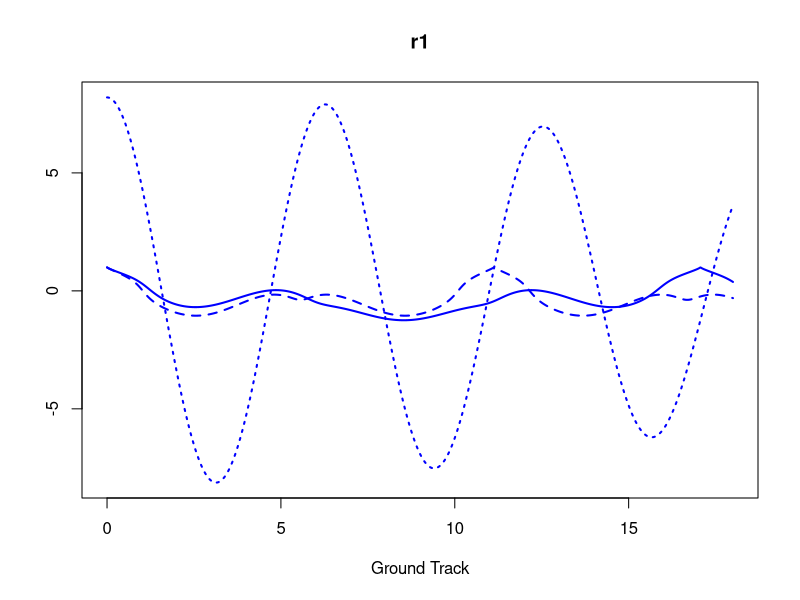
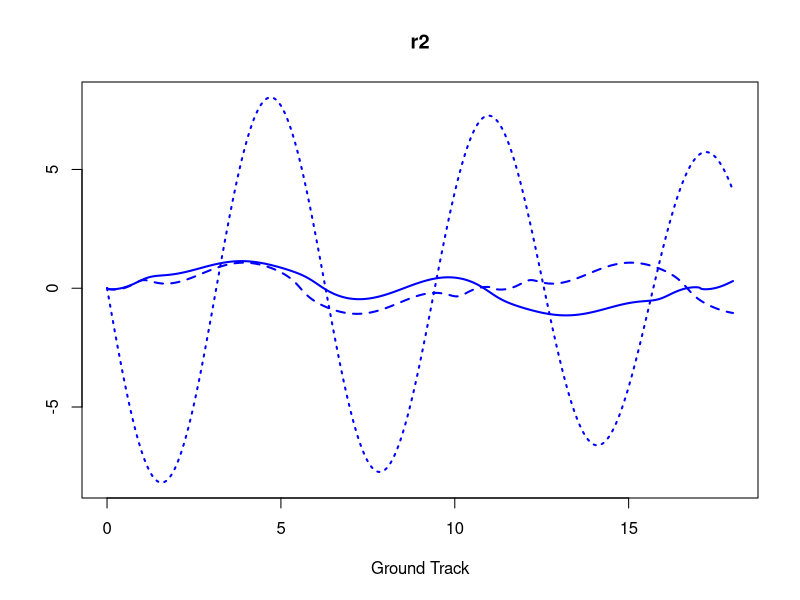
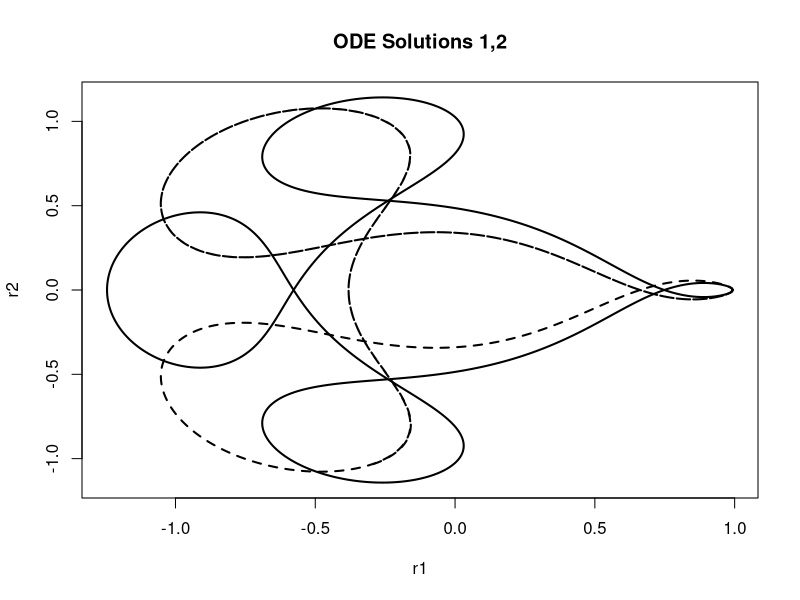
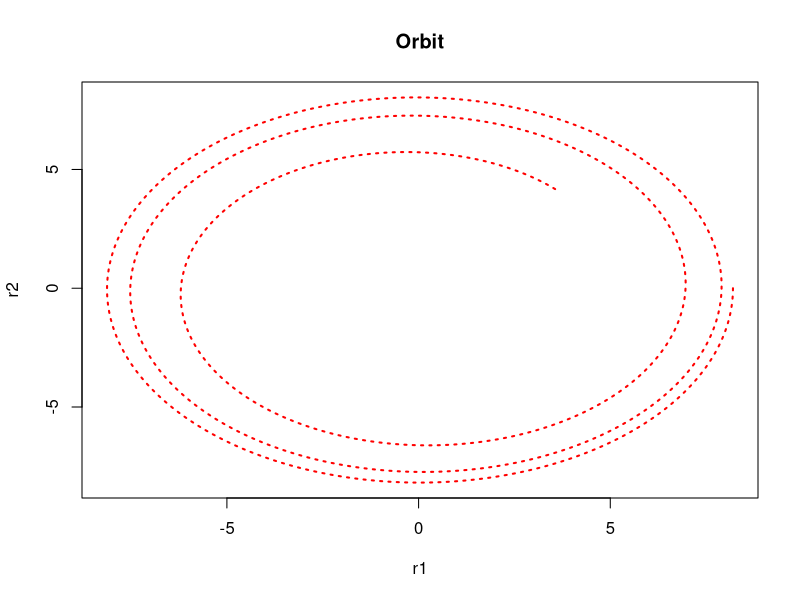

Generate these figures, in order, with R:
## ---- chunk 1
knitr::opts_chunk$set(echo = TRUE)
## ---- chunk 2
library(deSolve)
Arenstorf <- function(t, r, p) {
  D1 <- ((r[1] + mu1)^2 + r[2]^2)^(3/2)
  D2 <- ((r[1] - mu2)^2 + r[2]^2)^(3/2)
  dr1 <- r[3]
  dr2 <- r[4]
  dr3 <- r[1] + 2*r[4] - mu2*(r[1]+mu1)/D1 - mu1*(r[1]-mu2)/D2
  dr4 <- r[2] - 2*r[3] - mu2*r[2]/D1 - mu1*r[2]/D2
  return(list( c(dr1, dr2, dr3, dr4) ))
}

mu1 <- 0.012277471
mu2 <- 1 - mu1

yini <- c(r1 = 0.994, r2 = 0,
          dr1 = 0, dr2 = -2.00158510637908252240537862224)

times <- seq(from = 0, to = 18, by = 0.01)
## ---- chunk 3
out <- ode(func = Arenstorf, y = yini, times = times,
           parms = 0, method = "ode45")
## ---- chunk 4
yini2 <- c(r1 = 0.994, r2 = 0,
           dr1 = 0, dr2 = -2.0317326295573368357302057924)
out2 <- ode(func = Arenstorf, y = yini2, times = times,
            parms = 0, method = "ode45")
yini3 <- c(r1 = 8.2, r2 = 0,
           dr1 = 0, dr2 = -8.2)
out3 <- ode(func = Arenstorf, y = yini3, times = times,
            parms = 0, method = "ode45")
## ---- chunk 5
plot(out, out2, out3, which = c("r1", "r2"),
     mfrow = c(1, 1), col = "blue", lwd = 2,
     xlab = "Ground Track")
plot(out[ ,c("r1", "r2")], type = "l", lwd = 2,
     xlab = "r1", ylab = "r2", main = "ODE Solutions 1,2")
lines(out2[ ,c("r1", "r2")], lwd = 2, lty = 2)
plot(out3[ ,c("r1", "r2")], type = "l", col = 'red', lwd = 2, lty = 3,
     xlab = "r1", ylab = "r2", main = "Orbit")
